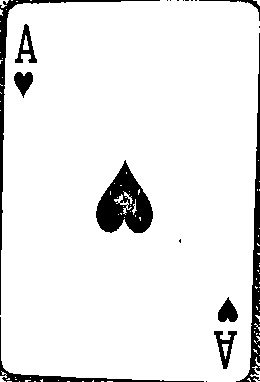
#> input picture CardDataSet/Hati Ace/2023-11-26-230244890981.jpg, 260 x 382 px, given in place of the camera
$ python CariDataset.py   (older library calls are emulated)
#> lines starting #> are read from the running program, lines starting #| are printed output that depends on the picture; after the words box and inside, x2 and y2 are one past the last pixel; in counts of white or black regions, pixels touching at a corner belong together
import cv2
import os
import datetime
import time
import numpy as np

cardName = [ "Keriting Dua", "Keriting Tiga", "Keriting Empat", "Keriting Lima", "Keriting Enam", "Keriting Tujuh", "Keriting Delapan", "Keriting Sembilan",
             "Keriting Sepuluh", "Keriting Jack", "Keriting Queen", "Keriting King", "Keriting Ace",
             "Hati Dua", "Hati Tiga", "Hati Empat", "Hati Lima", "Hati Enam", "Hati Tujuh", "Hati Delapan", "Hati Sembilan", "Hati Sepuluh",
             "Hati Jack", "Hati Queen", "Hati King", "Hati Ace",
             "Wajik Dua", "Wajik Tiga", "Wajik Empat", "Wajik Lima", "Wajik Enam", "Wajik Tujuh", "Wajik Delapan", "Wajik Sembilan", "Wajik Sepuluh",
             "Wajik Jack", "Wajik Queen", "Wajik King", "Wajik Ace",
             "Sekop Dua", "Sekop Tiga","Sekop Empat", "Sekop Lima", "Sekop Enam", "Sekop Tujuh", "Sekop Delapan", "Sekop Sembilan", "Sekop Sepuluh",
             "Sekop Jack", "Sekop Queen", "Sekop King", "Sekop Ace", ]

cardNameIndex = 0

#penamaan file menurut waktu diambil
def GetFileName():
    x = datetime.datetime.now()
    s = x.strftime('%Y-%m-%d-%H%M%S%f')
    return s

# Fungsi menentukan luas area dari 4 titik
def polygon_area(points):
    # 'points' adalah input berupa array yg berisikan 4 titik koordinat kartu
    points = np.vstack((points, points[0]))
    area = 0.5 * np.abs(np.dot(points[:, 0], np.roll(points[:, 1], 1)) - np.dot(points[:, 1], np.roll(points[:, 0], 1)))
    return area

def CreateDir(path):
    ls = []
    head_tail = os.path.split(path)
    ls.append(path)
    while len(head_tail[1]) > 0:
        head_tail = os.path.split(path)
        path = head_tail[0]
        ls.append(path)
        head_tail = os.path.split(path)
    for i in range(len(ls) - 2, -1, -1):
        sf = ls[i]
        isExist = os.path.exists(sf)
        if not isExist:
            os.makedirs(sf)

def CreateDataSet(sDirektoriData, sKelas, NoKamera, FrameRate):
#> called with sDirektoriData = 'CardDataSet', sKelas = ' ', NoKamera = 0, FrameRate = 20
    global cardName, cardNameIndex

    cap = cv2.VideoCapture(NoKamera)
    TimeStart = time.time()

    saveTimeLimit = time.time()

    isSaving = False

    while cap.isOpened():
        success, frame = cap.read()
#> frame is the input picture: shape (382, 260, 3); min 0, max 255, mean 235.2

        sDirektoriKelas = sDirektoriData + "/" + cardName[cardNameIndex]
        CreateDir(sDirektoriKelas)

        if not success:
            print("Ignoring empty camera frame.")
            continue

        isDetected = False

        imGray = cv2.cvtColor(frame, cv2.COLOR_BGR2GRAY)
        imThres = cv2.adaptiveThreshold(imGray, 255, cv2.ADAPTIVE_THRESH_GAUSSIAN_C, cv2.THRESH_BINARY, 71, 10)
#> imThres: shape (382, 260); 92.2% white; 19 black regions (10 under 20 px), largest, box (x1, y1, x2, y2) and area: (96, 160, 153, 233) 2328, (236, 33, 260, 382) 1701, (0, 0, 160, 315) 1393
        totalLabels, label_ids, values, centroid = cv2.connectedComponentsWithStats(imThres, 4, cv2.CV_32S)
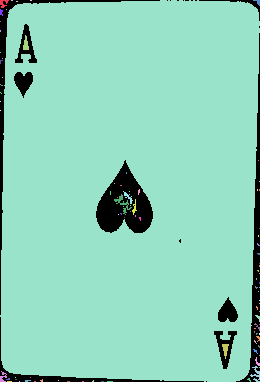
#> label_ids: shape (382, 260) int32; 92 distinct labels, from 0 to 91; one colour per label, 0 black
#> totalLabels = 92; values = 92 rows, first 6: [0, 0, 260, 382, 7700], [0, 0, 9, 8, 40], [11, 0, 2, 1, 2], [16, 1, 2, 1, 2], [30, 0, 2, 1, 2], [0, 0, 260, 382, 90915]; centroid = 92 pairs, first value 0 to 259, second value 0 to 381

        bigIndex = []
        for i in range(totalLabels):
            hw = values[i, 2:4]
            if (100 < hw[0] < 300 and 300 < hw[1] < 500):
                bigIndex.append(i)
#> this loop made 92 passes
#> hw on passes 1 to 12: [260, 382], [9, 8], [2, 1], [2, 1], [2, 1], [260, 382], [7, 6], [3, 7], [1, 1], [1, 1], [1, 2], [6, 15]
#> after the loop, bigIndex = [0, 5]

        for i in bigIndex:
            topLeft = values[i, 0:2]
            bottomRight = values[i, 0:2] + values[i, 2:4]
            frame = cv2.rectangle(frame, topLeft, bottomRight, color=(0, 0, 255), thickness=3)

            break
#> this loop made 1 pass
#> (topLeft, bottomRight) on pass 1: ([0, 0], [260, 382])

        cv2.imshow("4. Hasil habis dikotakin", frame)

        for i in bigIndex:
            topLeft = values[i, 0:2]
            bottomRight = values[i, 0:2] + values[i, 2:4]

            cardImage = imThres[topLeft[1]:bottomRight[1], topLeft[0]:bottomRight[0]]

            cv2.imshow('5. Hasil dari cardImage', cardImage)

            break

        TimeNow = time.time()
        if TimeNow - TimeStart > 1 / FrameRate:
            sfFile = sDirektoriKelas + "/" + GetFileName()

            if isSaving and len(bigIndex) > 0:
                cv2.imwrite(sfFile + '.jpg', cardImage)
            TimeStart = TimeNow

        cv2.putText(frame, "Nama Kartu yg direkam:", (0, 120), cv2.FONT_HERSHEY_SIMPLEX, 1, (255, 0, 255), 2)
        cv2.putText(frame, f"{cardNameIndex + 1}. " + cardName[cardNameIndex], (0, 160), cv2.FONT_HERSHEY_SIMPLEX, 1,
                    (0, 0, 255), 2)
        cv2.putText(frame, "Tekan spasi untuk mulai record", (0, 220), cv2.FONT_HERSHEY_SIMPLEX, 1, (255, 0, 255), 2)
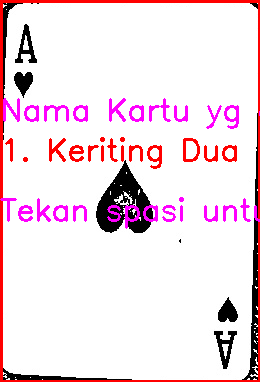
#> frame: shape (382, 260, 3); mean B, G, R 229.8, 221.6, 241.7

        # Buat visualisasi record
        if isSaving:
            cv2.putText(frame, "Record", (0, 30), cv2.FONT_HERSHEY_SIMPLEX, 1, (0, 0, 255), 2)
        else:
            saveTimeLimit = time.time()

        cv2.imshow("Tampilan akhir", frame)

        key = cv2.waitKey(5)
#> (key Esc is pressed here)

        #Tekan spasi untuk mulai menyimpan gambar
        if key == 32:
            isSaving = not isSaving

        # Jika lebih dari 5 detik, penyimpanan foto selesai
        if time.time() - saveTimeLimit >= 5:
            cardNameIndex += 1
            isSaving = False

        if key & 0xFF == 27:
            break
    cap.release()
    cv2.destroyAllWindows()

DirektoriDataSet = "CardDataSet"
CreateDataSet(DirektoriDataSet, " ", NoKamera=0, FrameRate=20)
